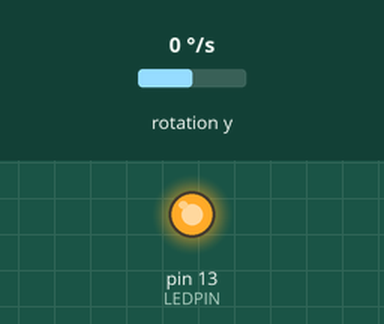
Simulated run of this sketch. Board: Teensy 4. On the bench: output pins drawn as LEDs (lit = HIGH). The test bench sets the inputs (shaded band); at power-on: rotation y 0 °/s.

Above: at 0.1 s.
Timing chart, 0 to 1.8 s (numbered marks = the images above):
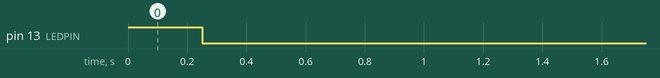

The sketch:

Glove1AxisGyroTeensy.ino
```cpp
#include <MPU6050.h>
#include <I2Cdev.h>
#include <Wire.h>

#include <Adafruit_NeoPixel.h>

//Vcc - VBatt
//GND - GND
//SCL - D3
//SDA - D2
//ADO - GND
//INT - D0 (?)

const int LEDPIN = 13;
const int MPU_addr=0x68;  // I2C address of the MPU-6050
                          // 0x68 if AD0 is HIGH
                          // 0X69 if AD0 is LOW

//---------------------------------CONSTANTS TO TWEAK------------------------------
const int MESSAGES_PER_SECOND = 100;
const uint8_t GYRO_RANGE = 2; //From 0 (+-250 degrees/sec) to 3 (+-2000 degrees/sec)
const int BUFFERSIZE = 15; //Used for smoothing values by averaging
const int CURRENT_OVERVALUE = 12;  //When averaging, how much EXTRA weight should be given to the most recent reading?
const int ZERO_OVERVALUE = 0;     //When averaging, how much EXTRA EXTRA weight should be given to readings of zero on top of CURRENT_OVERVALUE?
const int THRESHOLD = 2; //Threshold for noise gate

const int PIXEL_BRIGHTNESS = 55;
//--------------------------------------Setup---------------------------------------

int rotBuffer[BUFFERSIZE];
int bufferPos = 0;
int prevMessage = 0;
MPU6050 gyro;

void setup(){
  pinMode(LEDPIN, OUTPUT);
  Wire.begin();
  gyro.initialize();
  digitalWrite(LEDPIN, HIGH);
  delay(250);
  digitalWrite(LEDPIN, LOW);
  if(!gyro.testConnection()){
    bool on = false;
    while(true){
      digitalWrite(LEDPIN, on ? LOW : HIGH);
      on = !on;
      delay(500);
    }
  }
  gyro.setFullScaleGyroRange(GYRO_RANGE);

  for(int i = 0; i < BUFFERSIZE; i++){
    rotBuffer[i] = getRotation();
    delay(1000/MESSAGES_PER_SECOND);
  }
  MIDImessage("param",0,0);
}

//---------------------------------------Loop-----------------------------------------------------------
void loop(){
  int rot = abs(getRotation());
  if(rot < THRESHOLD){
    rot = 0;
  }
  rotBuffer[bufferPos] = rot;
  bufferPos = (bufferPos+1)%BUFFERSIZE;

  //Calculate smoothedRot by averaging buffer values.
  int smoothedRot;
  int zeroWeight = 0;
  if(rot == 0){
    zeroWeight = ZERO_OVERVALUE;
  }
  for(int i = 0; i < BUFFERSIZE; i++){
    smoothedRot += rotBuffer[i];
  }
  smoothedRot += (CURRENT_OVERVALUE + zeroWeight) * rot;
  smoothedRot /= BUFFERSIZE+CURRENT_OVERVALUE+zeroWeight;

  if(smoothedRot != prevMessage){
    MIDImessage("param", 0, smoothedRot);
    prevMessage = smoothedRot;
  }
  delay(1000/MESSAGES_PER_SECOND);
}

//----------------------------------------Helper functions----------------------------------
int getRotation(){
  int ret = (int)gyro.getRotationY()/256;
  return ret;
}

void MIDImessage(String command, byte data1, byte data2) {
  //1, text command.
  //2, param number or note value. C5 is 60.
  //3, param value or note velocity.
  if (command == "param") {
    usbMIDI.sendControlChange(data1, data2, 1);
  } else if (command == "stop") {
    usbMIDI.sendNoteOff(data1, data2, 1);
  } else if (command == "start") {
    usbMIDI.sendNoteOn(data1, data2, 1);
  } else {
    return;
  }

}

void linkSequence(){
  MIDImessage("param",0,0);
  return;
}
```
